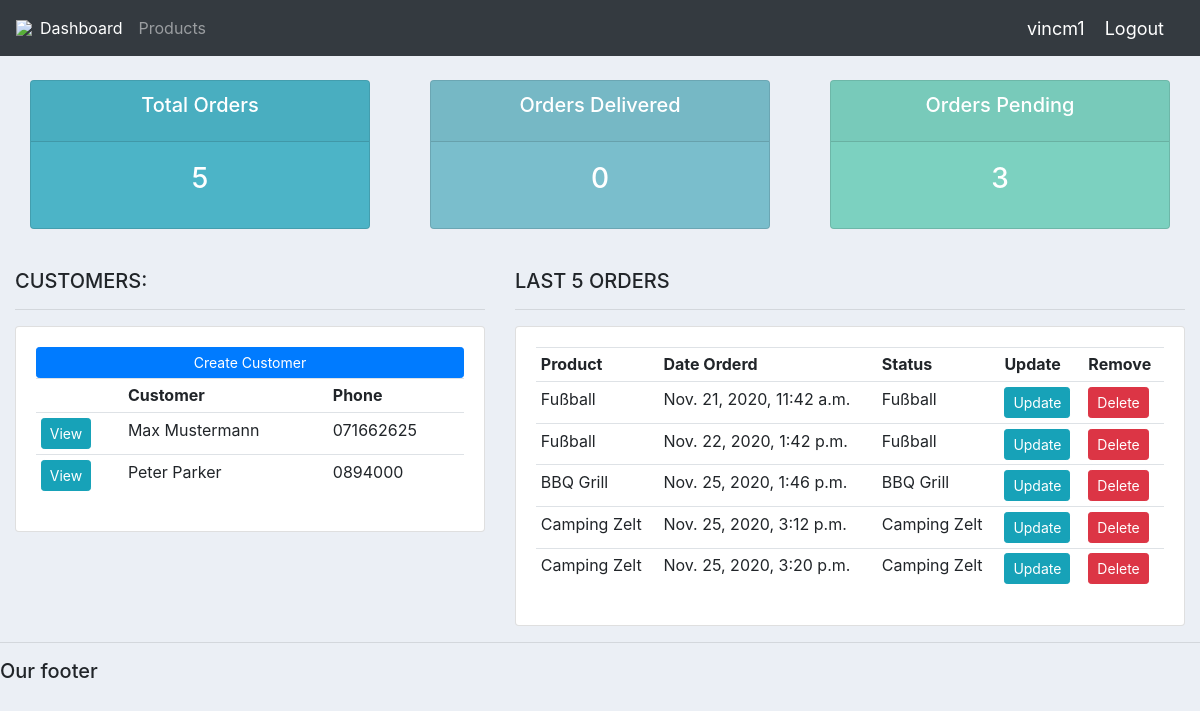
The app's page / (signed in) with its own data.
### accounts/models.py (models this page shows, shortened)
class Customer(models.Model):
  user = models.OneToOneField(User, null=True, on_delete=models.CASCADE)
  name = models.CharField(max_length=200, null=True)
  phone = models.CharField(max_length=200, null=True)
  email = models.CharField(max_length=200, null=True)
  date_created = models.DateTimeField(auto_now_add=True, null=True)

class Order(models.Model):
  STATUS = (
      ('Pending', 'Pending'),
      ('Out for delivery', 'Out for delivery'),
      ('Delivered', 'Delivered'),
      )
  customer = models.ForeignKey(Customer, null=True, on_delete= models.SET_NULL)
  product = models.ForeignKey(Product, null=True, on_delete= models.SET_NULL)
  date_created = models.DateTimeField(auto_now_add=True, null=True)
  status = models.CharField(max_length=200, null=True, choices=STATUS)
  note = models.CharField(max_length=1000, null=True)

class Product(models.Model):
  CATEGORY = (
      ('Indoor', 'Indoor'),
      ('Out Door', 'Out Door'),
      )
  name = models.CharField(max_length=200, null=True)
  price = models.FloatField(null=True)
  category = models.CharField(max_length=200, null=True, choices=CATEGORY)
  description = models.CharField(max_length=200, null=True, blank=True)
  date_created = models.DateTimeField(auto_now_add=True, null=True)
  tags = models.ManyToManyField(Tag)
  def __str__(self):
    return self.name

### accounts/decorators.py (the view)
  def wrapper_function(request, *args, **kwargs):
    group = None
    if request.user.groups.exists():
      group = request.user.groups.all()[0].name
    if group == 'customer':
      return redirect('user-page')
    if group == 'admin':
      return view_func(request, *args, **kwargs)

### accounts/views.py (called while the page is built)
@login_required(login_url='login')
@admin_only
def home(request):
  orders = Order.objects.all()
  customers = Customer.objects.all()
  total_customers = customers.count()
  total_orders = orders.count()
  delivered = orders.filter(status='Delivered').count()
  pending = orders.filter(status='Pending').count()
  context = {'orders':orders, 'customers':customers,
  'total_orders':total_orders,'delivered':delivered,
  'pending':pending }
  return render(request, 'accounts/dashboard.html', context)

### accounts/templates/accounts/dashboard.html
{% extends 'accounts/main.html' %}
{% block content %}
{% include 'accounts/status.html' %}
<br>
<div class="row">
  <div class="col-md-5">
    <h5>CUSTOMERS:</h5>
    <hr>
    <div class="card card-body">
      <a class="btn btn-primary  btn-sm btn-block" href="">Create Customer</a>
      <table class="table table-sm">
        <tr>
          <th></th>
          <th>Customer</th>
          <th>Phone</th>
        </tr>
        {% for customer in customers %}
          <tr>
            <td><a class="btn btn-sm btn-info" href="{% url 'customers' customer.id %}">View</a></td>
            <td>{{customer.name}}</td>
            <td>{{customer.phone}}</td>
          </tr>
        {% endfor %}
      </table>
    </div>
  </div>
  <div class="col-md-7">
    <h5>LAST 5 ORDERS</h5>
    <hr>
    <div class="card card-body">
      <table class="table table-sm">
        <tr>
          <th>Product</th>
          <th>Date Orderd</th>
          <th>Status</th>
          <th>Update</th>
          <th>Remove</th>
        </tr>
        {% for order in orders %}
          <tr>
            <td>{{order.product.name }}</td>
            <td>{{order.date_created }}</td>
            <td>{{order.product}}</td>
            <td><a class="btn btn-sm btn-info" href="{% url 'update_order' order.id %}">Update</a></td>
            <td><a class="btn btn-sm btn-danger" href="{% url 'delete_order' order.id %}">Delete</a></td>
          </tr>
        {% endfor %}
      </table>
    </div>
  </div>
</div>
{% endblock %}

### accounts/templates/accounts/main.html (shortened to what this page needs)
{% load static %}
<!DOCTYPE html>
<html>
<head>
  <link rel="stylesheet" href="https://stackpath.bootstrapcdn.com/bootstrap/4.3.1/css/bootstrap.min.css">
  <link rel="stylesheet" type="text/css" href="{% static '/css/main.css' %}">
</head>
<body>
  {%  include 'accounts/navbar.html' %}
  <div class="container-fluid">
  {% block content %}
  {% endblock %}
    </div>
  <hr>
  <h5>Our footer</h5>
</body>
</html>

### accounts/templates/accounts/navbar.html (shortened to what this page needs)
{% load static %}
<nav class="navbar navbar-expand-lg navbar-dark bg-dark">
 <img src="{% static 'images/logo.png' %}">
  <div class="collapse navbar-collapse" id="navbarNav">
    <ul class="navbar-nav">
      {% if request.user.is_staff %}
      <li class="nav-item active">
        <a class="nav-link" href="{% url 'home' %}">Dashboard</a>
      </li>
      <li class="nav-item">
        <a class="nav-link" href="{% url 'products' %}">Products</a>
      </li>
      {% endif %}
    </ul>
  </div>
  <span class="hello-msg">{{request.user}}</span>
  <span ><a  class="hello-msg" href="{% url 'logout' %}">Logout</a></span>
</nav>

### accounts/templates/accounts/status.html
<br>
<div class="row">
  <div class="col">
    <div class="col-md">
      <div class="card text-center text-white  mb-3" id="total-orders">
          <div class="card-header">
            <h5 class="card-title">Total Orders</h5>
          </div>
          <div class="card-body">
            <h3 class="card-title">{{total_orders}}</h3>
          </div>
      </div>
    </div>
  </div>
  <div class="col">
    <div class="col-md">
      <div class="card text-center text-white  mb-3" id="orders-delivered">
          <div class="card-header">
            <h5 class="card-title">Orders Delivered</h5>
          </div>
          <div class="card-body">
            <h3 class="card-title">{{delivered}}</h3>
          </div>
      </div>
    </div>
  </div>
  <div class="col">
    <div class="col-md">
      <div class="card text-center text-white  mb-3" id="orders-pending">
          <div class="card-header">
            <h5 class="card-title">Orders Pending</h5>
          </div>
          <div class="card-body">
            <h3 class="card-title">{{pending}}</h3>
          </div>
      </div>
    </div>
  </div>
</div>

### static/css/main.css (style rules this page uses)
body { background-color: #ebeff5; }
#total-orders { background-color: #4cb4c7; }
#orders-delivered { background-color: #7abecc; }
#orders-pending { background-color: #7CD1C0; }

### accounts/templates/accounts/navbar.html (style rules this page uses)
.hello-msg { font-size: 18px; color: #fff; margin-right: 20px; }

### records on screen
Customer: name "Max Mustermann", phone "071662625"
Customer: name "Peter Parker", phone "0894000"
Order: product.name "Fußball", date_created "Nov. 21, 2020, 11:42 a.m.", product "Fußball"
Order: product.name "Fußball", date_created "Nov. 22, 2020, 1:42 p.m.", product "Fußball"
Order: product.name "BBQ Grill", date_created "Nov. 25, 2020, 1:46 p.m.", product "BBQ Grill"
Order: product.name "Camping Zelt", date_created "Nov. 25, 2020, 3:12 p.m.", product "Camping Zelt"
Order: product.name "Camping Zelt", date_created "Nov. 25, 2020, 3:20 p.m.", product "Camping Zelt"

### other values on screen
{{ request.user }} "vincm1"
{{ total_orders }} "5"
{{ delivered }} "0"
{{ pending }} "3"
